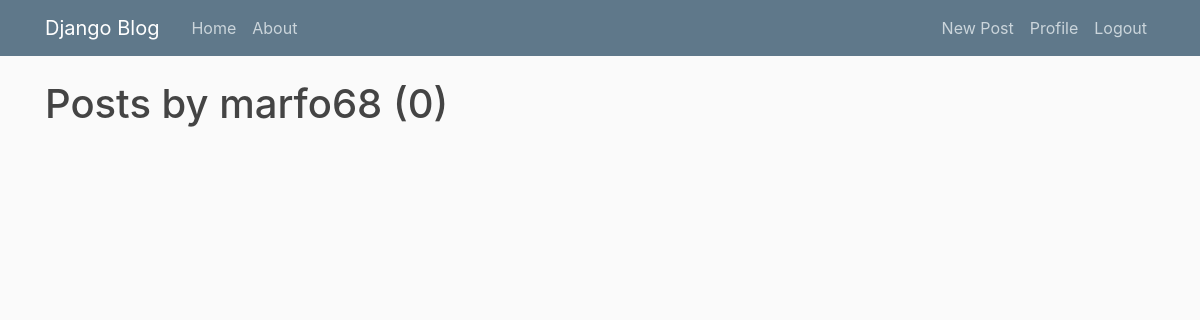
The page /user/marfo68 (signed in) on the database as committed earlier.
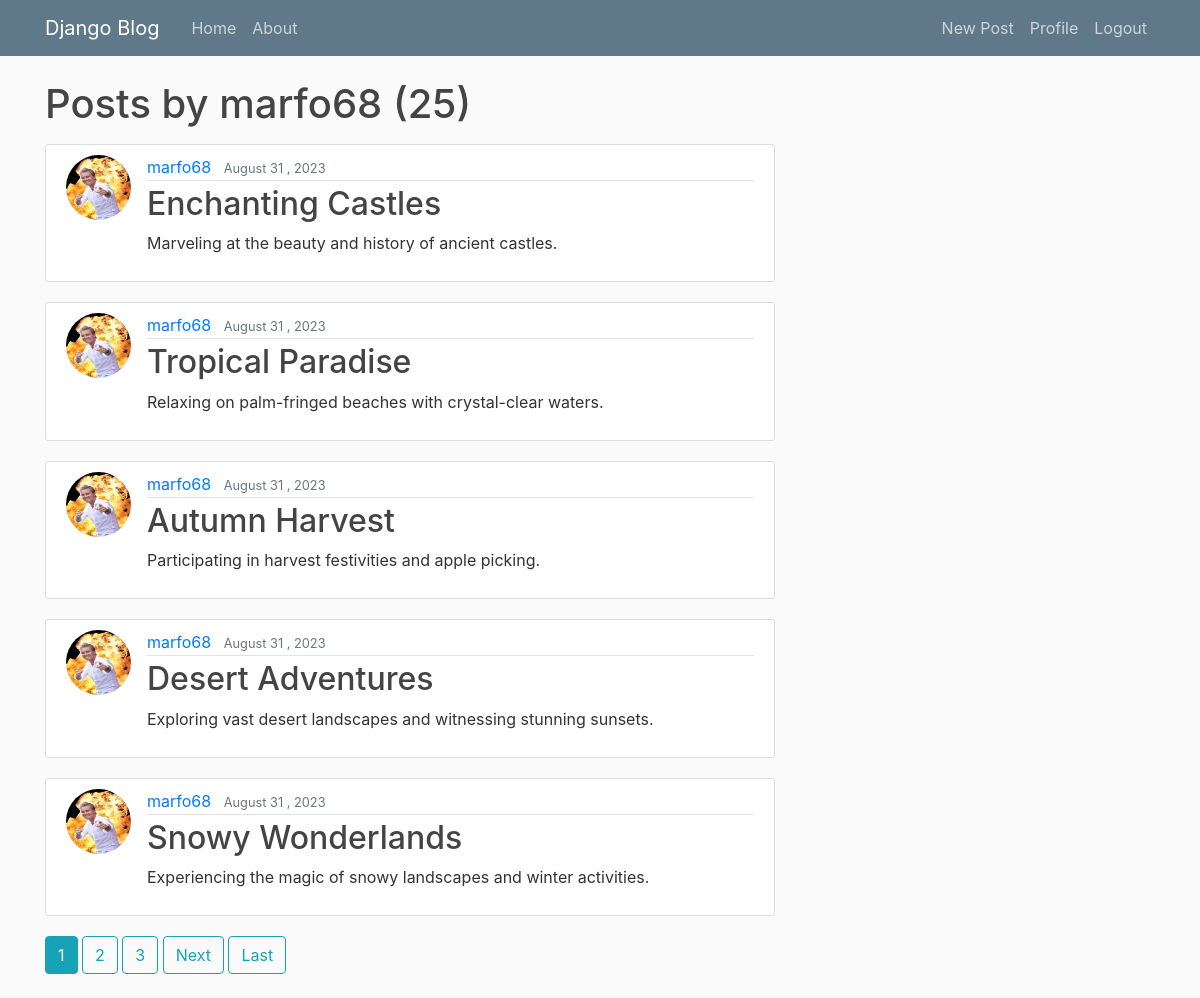
The same page on the database as committed later.
### blog/models.py (models this page shows, shortened)
class Post(models.Model):
    title = models.CharField(max_length=100)
    content = models.TextField()
    date_posted = models.DateTimeField(default=timezone.now)
    author = models.ForeignKey(User, on_delete=models.CASCADE)

### users/models.py (models this page shows, shortened)
class Profile(models.Model):
    user = models.OneToOneField(User, on_delete=models.CASCADE)
    image = models.ImageField(default='default.jpg', upload_to='profile_pics')

### blog/views.py (the view)
# urls.py: path('user/<str:username>', UserPostListView.as_view(), name='user-posts'),
class UserPostListView(ListView):
    model = Post
    template_name = 'blog/user_posts.html'  # <app>/<model>_<viewtype>.html
    context_object_name = 'posts'
    paginate_by = 5
    def get_queryset(self):
        user = get_object_or_404(User, username=self.kwargs.get('username'))
        return Post.objects.filter(author=user).order_by('-date_posted')

### blog/templates/blog/user_posts.html (shortened to what this page needs)
{% extends "blog/base.html" %}
{% block content %}
<h1 class="mb-3">Posts by {{ view.kwargs.username }} ({{ page_obj.paginator.count }})</h1>
{% for post in posts %}
<article class="media content-section">
    <img class ="rounded-circle article-img" src="{{ post.author.profile.image.url }}">
    <div class="media-body">
        <div class="article-metadata">
            <a class="mr-2" href="{% url 'user-posts' post.author.username %}">{{ post.author }}</a>
            <small class="text-muted">{{ post.date_posted|date:"F d , Y" }}</small>
        </div>
        <h2><a class="article-title" href="{% url 'post-detail' post.id %}">{{ post.title }}</a></h2>
        <p class="article-content">{{ post.content }}</p>
    </div>
</article>
{% endfor %}
{% if is_paginated %}
      {% for num in page_obj.paginator.page_range %}
        {% if page_obj.number == num %}
          <a class="btn btn-info mb-4" href="?page={{ num }}">{{ num }}</a>
        {% elif num > page_obj.number|add:'-3' and num < page_obj.number|add:'3' %}
          <a class="btn btn-outline-info mb-4" href="?page={{ num }}">{{ num }}</a>
        {% endif %}
      {% endfor %}
      {% if page_obj.has_next %}
        <a class="btn btn-outline-info mb-4" href="?page={{ page_obj.next_page_number }}">Next</a>
        <a class="btn btn-outline-info mb-4" href="?page={{ page_obj.paginator.num_pages }}">Last</a>
      {% endif %}
    {% endif %}
{% endblock content %}

Rows that differ between the two databases and show on the page:
added Post: author.profile.image (picture), author "marfo68", date_posted "August 31 , 2023", title "Enchanting Castles", content "Marveling at the beauty and history of ancient castles."
added Post: author.profile.image (picture), author "marfo68", date_posted "August 31 , 2023", title "Tropical Paradise", content "Relaxing on palm-fringed beaches with crystal-clear waters."
added Post: author.profile.image (picture), author "marfo68", date_posted "August 31 , 2023", title "Autumn Harvest", content "Participating in harvest festivities and apple picking."
added Post: author.profile.image (picture), author "marfo68", date_posted "August 31 , 2023", title "Desert Adventures", content "Exploring vast desert landscapes and witnessing stunning sunsets."
added Post: author.profile.image (picture), author "marfo68", date_posted "August 31 , 2023", title "Snowy Wonderlands", content "Experiencing the magic of snowy landscapes and winter activities."
Other text that changed with them:
{{ page_obj.paginator.count }}: "0" → "25"
new list line: "1"
new list line: "2"
new list line: "3"
text now shown: "Next Last"
